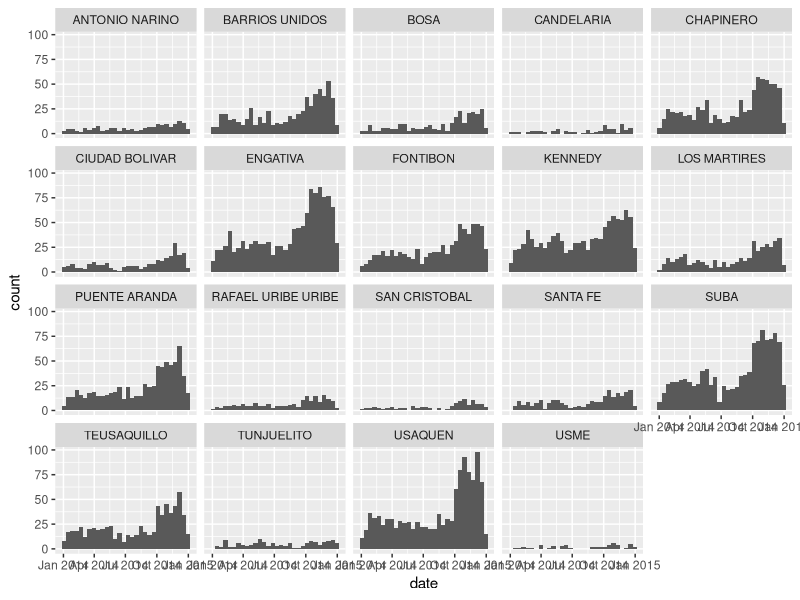
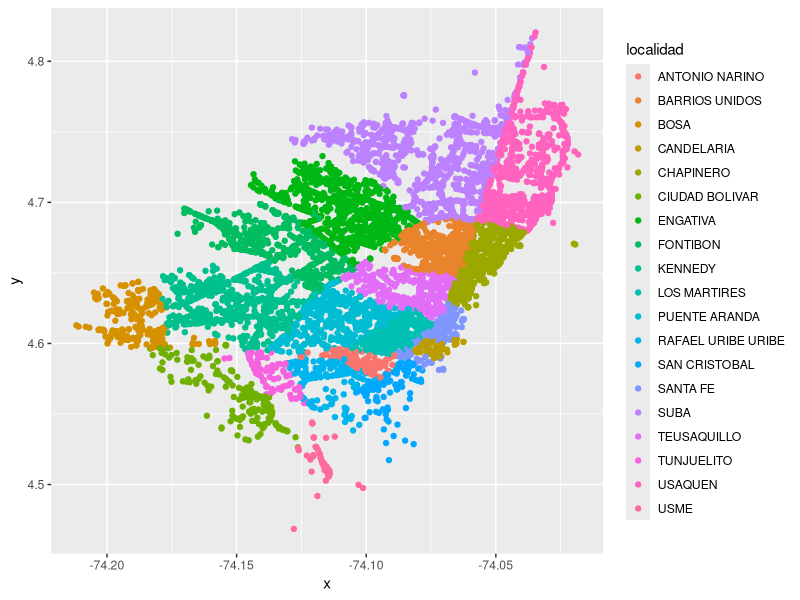
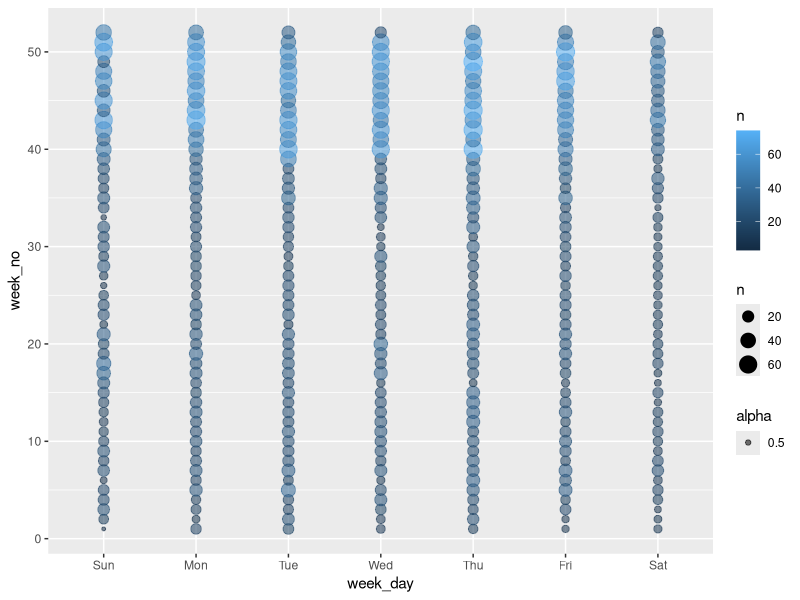

Source code (R) for these figures, in order:
## ---- chunk 1
library(tidyverse)
library(lubridate)
## ---- chunk 2
accidents_raw <- read_csv("data/Car_Accidents_2014_Bogota.csv")
accidents_raw
## ---- chunk 3
# The data is for one year (2014). If we want to filter by month (etc), need a `month` variable first. Could use **lubridate**, or `separate()` ...The former avoids 10/11/12 coming before 2/3/4/etc, but the latter should also be ok in plots if using integers

?separate

accidents <- accidents_raw %>%
  separate(fecha_ocurrencia, c("year", "month", "day"), "-", convert = TRUE) %>%
                                              # `convert` gets y&m&d as integers
    filter(year == 2014)                      # 17 rows from 2013 filtered out

accidents <- accidents %>%
  separate(hora_ocurrencia, c("hour", "minute", "second"), ":", convert = TRUE) %>%
    filter(hour != "1899-12-30")              # 9 rows filtered out

accidents                                     # (9973 rows x 17 cols)
## ---- chunk 4
# Just to get a sense of what's going on

accidents %>% count(the_geom)            # 6921 rows (so not unique)
accidents %>% count(the_geom) %>% count(n)  # 21 rows (1 to 22, without 18)
accidents %>% count(cartodb_id)          # 9973 rows (confirmed as unique)
accidents %>% count(codigo_accidente)    # 9973 rows (unique). Seem to be 5e+05 or 4e+06
accidents %>% count(month)               # 12 rows. `n` is 485-1584. Higher in Oct/Nov/Dec
accidents %>% count(hour)                # 24 rows. `n` is 51-722 (2am, 2pm)
accidents %>% count(gravedad)            # 3 rows. "CON HERIDOS", "CON MUERTOS", "SOLO DANOS"
accidents %>% count(objectid)            # 9973 rows (confirmed as unique)
accidents %>% count(localidad)           # 19 rows. `n` is 52-1176
accidents %>% count(municipio)           # 1 row ("BOGOTA"). `n` is 9973
accidents %>% count(clase)               # 7 rows. `n` is 1 ("INCENDIO") to 8494 ("CHOQUE")
## ---- chunk 5
accidents <- accidents %>%
  mutate(date = make_date(year, month, day), week_no = week(date), week_day = wday(date, label = TRUE), n = n())


ggplot(accidents, aes(date)) +
  geom_histogram() +
  facet_wrap(~ localidad)

ggplot(accidents, aes(x, y, colour = localidad)) +
  geom_point()
## ---- chunk 6
accidents2 <- accidents %>%
  group_by(week_no, week_day) %>%
  summarise(n = n())

accidents2

ggplot(accidents2, aes(week_day, week_no)) +
  geom_point(aes(colour = n, size = n, alpha = 0.5))
